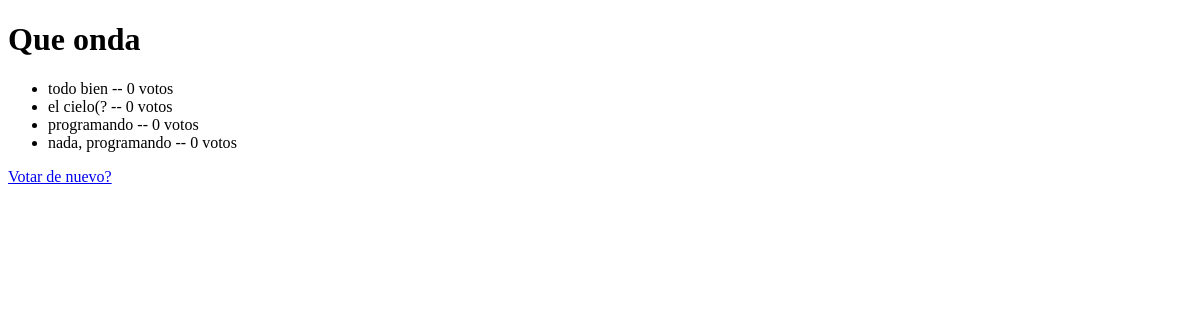
The page /encuestas/1/results/ on the database as committed earlier.
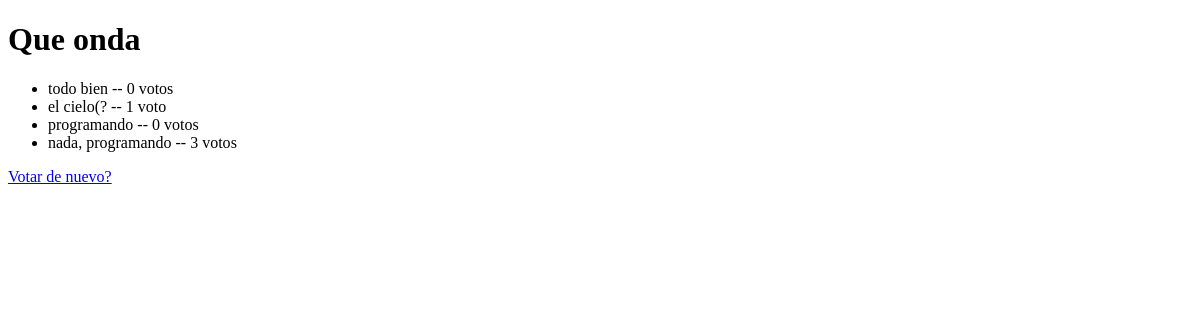
The same page on the database as committed later.
### encuestas/models.py (models this page shows, shortened)
class Respuesta(models.Model):
    encuesta = models.ForeignKey(Encuesta, on_delete=models.CASCADE)
    texto_respuesta = models.CharField(max_length=200)
    votos = models.IntegerField(default=0)

### encuestas/views.py (the view)
# urls.py: path("<int:pk>/results/", views.ResultsView.as_view(), name="resultados"),
class ResultsView(generic.DetailView):
    model = Encuesta
    template_name = "encuestas/resultados.html"

### encuestas/templates/encuestas/resultados.html (shortened to what this page needs)
<!DOCTYPE html>
<html lang="es">
<head>
</head>
<body>
    <h1>{{ encuesta.texto_encuesta }}</h1>
    <ul>
    {% for respuesta in encuesta.respuesta_set.all %}
        <li>{{ respuesta.texto_respuesta }} -- {{ respuesta.votos }} voto{{ respuesta.votos|pluralize }}</li>
    {% endfor %}
    </ul>
    <a href="{% url 'encuestas:detalle' encuesta.id %}">Votar de nuevo?</a>
</body>
</html>

Rows that differ between the two databases and show on the page:
changed Respuesta "el cielo(?": votos "0" → "1"
changed Respuesta "nada, programando": votos "0" → "3"
